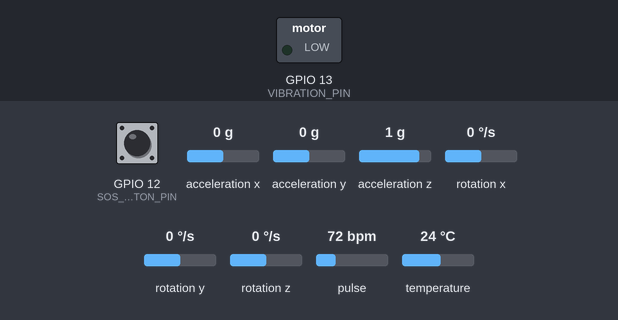
The sketch below on a simulated ESP32. Shown: switched loads named in the sketch (green lamp = pin HIGH). Dashed ring = blinking. The test bench sets the inputs (shaded band); at power-on: GPIO 12 (SOS_BUTTON_PIN) HIGH, acceleration x 0 g, acceleration y 0 g, acceleration z 1 g, rotation x 0 °/s, rotation y 0 °/s, rotation z 0 °/s, pulse 72 bpm, temperature 24 °C. WiFi joins after 1.5 s; servers stay silent unless stated; what the sketch prints to the serial monitor is not drawn.

Above: at 2.7 s.
2.8 s: GPIO 12 (SOS_BUTTON_PIN) pulled LOW for 1 s
At 3.4 s:
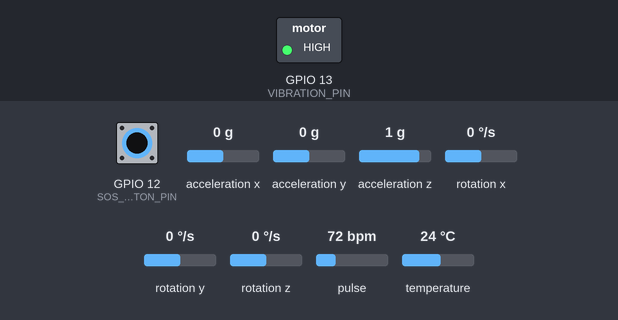
Timing chart, 0 to 5.8 s (numbered marks = the images above; inputs shaded):
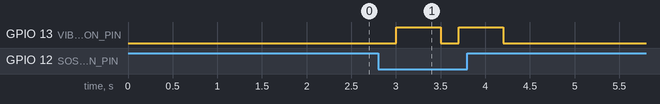

Measured:
- after the input at 2.8 s, GPIO 13 (VIBRATION_PIN): alternates HIGH for 0.50 s and LOW for 0.20 s, 4 changes in all, then stays LOW, starting after 0.20 s

The sketch:

band.ino
```cpp
#include <Wire.h>
#include <WiFi.h>
#include <Firebase_ESP_Client.h>
#include <Adafruit_Sensor.h>
#include <Adafruit_MPU6050.h>
#include <MAX30105.h>
#include "heartRate.h"
#include "addons/TokenHelper.h"
#include "addons/RTDBHelper.h"

#define WIFI_SSID "YOUR_WIFI_NAME"
#define WIFI_PASS "YOUR_WIFI_PASSWORD"
#define FIREBASE_API_KEY "AIzaSyAgDMg4MCMm05aGKhzf1fI0mi5SZgLpH0o"
#define FIREBASE_DATABASE_URL "https://smartdose-573bb-default-rtdb.firebaseio.com"
#define USER_EMAIL "admin@smartdose.com"
#define USER_PASSWORD "password123"

#define MAX_SDA_PIN    21
#define MAX_SCL_PIN    22
#define MPU_SDA_PIN    18
#define MPU_SCL_PIN    19
#define SOS_BUTTON_PIN 12
#define VIBRATION_PIN  13

TwoWire MAXWire = TwoWire(0);
TwoWire MPUWire = TwoWire(1);
MAX30105 particleSensor;
Adafruit_MPU6050 mpu;

FirebaseData fbdo;
FirebaseAuth auth;
FirebaseConfig config;

const byte RATE_SIZE = 4;
byte rates[RATE_SIZE] = {0};
byte rateSpot = 0;
long lastBeat = 0;
int averageHR = 0;
bool hrAvailable = false;
long irValue = 0;

unsigned long lastPublish = 0;
unsigned long lastFall = 0;
unsigned long lastSOS = 0;

void vibrate() {
  digitalWrite(VIBRATION_PIN, HIGH);
  delay(500);
  digitalWrite(VIBRATION_PIN, LOW);
}

void setup() {
  Serial.begin(115200);
  pinMode(SOS_BUTTON_PIN, INPUT_PULLUP);
  pinMode(VIBRATION_PIN, OUTPUT);
  digitalWrite(VIBRATION_PIN, LOW);

  MAXWire.begin(MAX_SDA_PIN, MAX_SCL_PIN, 100000);
  if (particleSensor.begin(MAXWire, I2C_SPEED_FAST)) {
    particleSensor.setup(0x1F, 4, 2, 100, 411, 4096);
    particleSensor.setPulseAmplitudeRed(0x1F);
    particleSensor.setPulseAmplitudeIR(0x1F);
  }
  MPUWire.begin(MPU_SDA_PIN, MPU_SCL_PIN, 100000);
  if (mpu.begin(0x68, &MPUWire)) {
    mpu.setAccelerometerRange(MPU6050_RANGE_8_G);
  }

  WiFi.begin(WIFI_SSID, WIFI_PASS);
  while (WiFi.status() != WL_CONNECTED) { delay(500); Serial.print("."); }
  Serial.println("\nWiFi connected");

  config.api_key = FIREBASE_API_KEY;
  config.database_url = FIREBASE_DATABASE_URL;
  auth.user.email = USER_EMAIL;
  auth.user.password = USER_PASSWORD;
  config.token_status_callback = tokenStatusCallback;

  Firebase.begin(&config, &auth);
  Firebase.reconnectWiFi(true);
}

void loop() {
  if (!Firebase.ready()) return;

  irValue = particleSensor.getIR();
  if (irValue > 50000 && checkForBeat(irValue)) {
    long delta = millis() - lastBeat;
    lastBeat = millis();
    float bpm = 60000.0 / delta;
    if (bpm > 40 && bpm < 200) {
      rates[rateSpot++] = (byte)bpm;
      rateSpot %= RATE_SIZE;
      int sum = 0, count = 0;
      for (byte i=0; i<RATE_SIZE; i++) if(rates[i] > 0){ sum+=rates[i]; count++;}
      if (count > 0) { averageHR = sum/count; hrAvailable = true; }
    }
  } else if (irValue < 50000) { hrAvailable = false; }

  if (digitalRead(SOS_BUTTON_PIN) == LOW && millis() - lastSOS > 3000) {
    lastSOS = millis();
    vibrate(); delay(200); vibrate();
    Firebase.RTDB.setBool(&fbdo, "devices/band/sos", true);
    delay(500);
    Firebase.RTDB.setBool(&fbdo, "devices/band/sos", false);
  }

  sensors_event_t a, g, t;
  mpu.getEvent(&a, &g, &t);
  float mag = sqrt(a.acceleration.x*a.acceleration.x + a.acceleration.y*a.acceleration.y + a.acceleration.z*a.acceleration.z) / 9.81;
  if (mag > 3.5 && millis() - lastFall > 5000) {
    lastFall = millis();
    vibrate();
    Firebase.RTDB.setBool(&fbdo, "devices/band/fallDetected", true);
    delay(500);
    Firebase.RTDB.setBool(&fbdo, "devices/band/fallDetected", false);
  }

  if (millis() - lastPublish > 2000) {
    lastPublish = millis();
    Firebase.RTDB.setInt(&fbdo, "devices/band/heartRate", hrAvailable ? averageHR : 0);
  }
}
```
